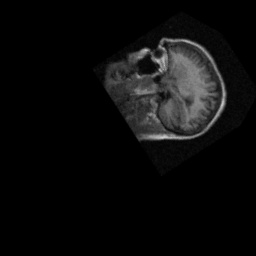
#> input picture HW6_Registeration and Segmentation/Q4/MRI.jpg, 256 x 256 px
$ python Q4.py
#> lines starting #> are read from the running program, lines starting #| are printed output that depends on the picture
import numpy as np
import matplotlib.pyplot as plt
import cv2 as cv
############### Using 3 points by writing them in the code ################
img1 = cv.imread('MRI.jpg', 0)
#> img1 is the input picture: shape (256, 256); min 0, max 207, mean 11.8
img2 = cv.imread('MRI2.jpg', 0)
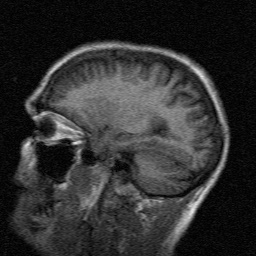
#> input picture HW6_Registeration and Segmentation/Q4/MRI2.jpg, 256 x 256 px
#> img2 is the input picture: shape (256, 256); min 0, max 230, mean 47.5

pts1 = np.float32([[162, 35.6], [191, 101], [128.5, 93.6]])
pts2 = np.float32([[23, 104], [166, 128], [84, 219.6]])

affine1 = cv.getAffineTransform(pts1, pts2)
print('affine matrix (first method):\n', affine1)
img_affined_1 = cv.warpAffine(img1, affine1, img2.shape)
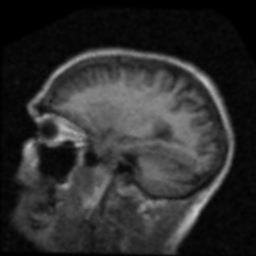
#> img_affined_1: shape (256, 256); min 0, max 202, mean 45.7

plt.figure(1)
plt.imshow(img_affined_1,'gray'), plt.title('affining by first method'), plt.axis(False)
plt.savefig('first method.png')

################ Using more than 3 points by by getting them from user #####################
def get_points(path):
#> called with path = 'MRI.jpg'
    pt = []
    def draw_circles(event,x,y,flags,param):
        if event == cv.EVENT_LBUTTONDBLCLK :
            cv.circle(img, (x,y), 2, (0,0,255),-1)
            pt.append((x,y))

    # get points from input image
    img = cv.imread(path)
    cv.namedWindow('window')
    cv.setMouseCallback('window', draw_circles)
    while 1:
        cv.imshow('window', img)
        if cv.waitKey(20) & 0xFF == 27: #ASCII code of "esc" button
#> (key Esc is pressed here)
            cv.imwrite('get points.png', img)
            break
    points = pt.copy()
    cv.destroyAllWindows()
    return points

points_1 = get_points('MRI.jpg')
print('points list 1:', points_1)
points_2 = get_points('MRI2.jpg')
#> (key Enter is pressed here)
print('points list 2:',points_2)

# finding beta matrices
j = np.array(points_2)
#> (the run stopped early here; a loop or call above may not have finished)
